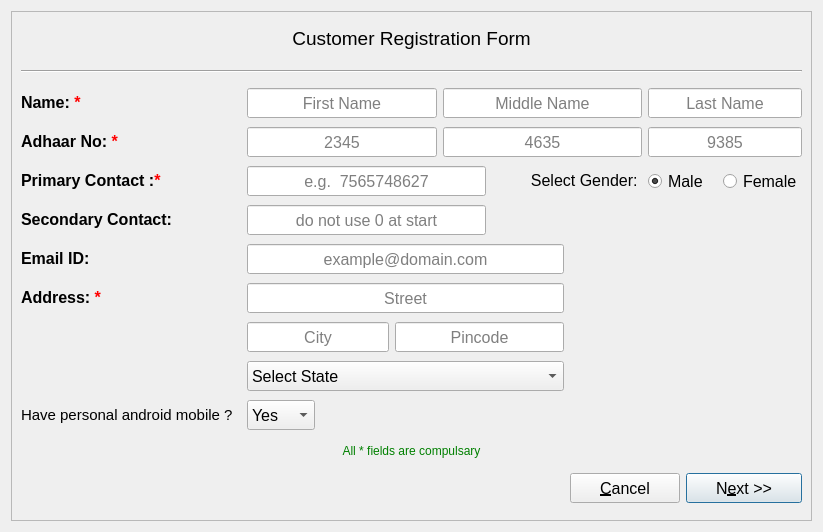
<?xml version="1.0" encoding="UTF-8"?>
<ui version="4.0">
 <class>Registration</class>
 <widget class="QWidget" name="Registration">
  <property name="geometry">
   <rect>
    <x>0</x>
    <y>0</y>
    <width>823</width>
    <height>532</height>
   </rect>
  </property>
  <property name="sizePolicy">
   <sizepolicy hsizetype="Preferred" vsizetype="Preferred">
    <horstretch>0</horstretch>
    <verstretch>0</verstretch>
   </sizepolicy>
  </property>
  <property name="minimumSize">
   <size>
    <width>720</width>
    <height>400</height>
   </size>
  </property>
  <property name="maximumSize">
   <size>
    <width>16777215</width>
    <height>16777215</height>
   </size>
  </property>
  <property name="sizeIncrement">
   <size>
    <width>0</width>
    <height>0</height>
   </size>
  </property>
  <property name="windowTitle">
   <string>Form</string>
  </property>
  <layout class="QGridLayout" name="gridLayout_2">
   <item row="0" column="0">
    <widget class="QScrollArea" name="scrollArea">
     <property name="sizePolicy">
      <sizepolicy hsizetype="Expanding" vsizetype="Expanding">
       <horstretch>0</horstretch>
       <verstretch>0</verstretch>
      </sizepolicy>
     </property>
     <property name="widgetResizable">
      <bool>true</bool>
     </property>
     <widget class="QWidget" name="scrollAreaWidgetContents">
      <property name="geometry">
       <rect>
        <x>0</x>
        <y>0</y>
        <width>803</width>
        <height>512</height>
       </rect>
      </property>
      <layout class="QGridLayout" name="gridLayout">
       <item row="0" column="0" colspan="10">
        <widget class="QLabel" name="label">
         <property name="sizePolicy">
          <sizepolicy hsizetype="Preferred" vsizetype="Fixed">
           <horstretch>0</horstretch>
           <verstretch>0</verstretch>
          </sizepolicy>
         </property>
         <property name="minimumSize">
          <size>
           <width>0</width>
           <height>30</height>
          </size>
         </property>
         <property name="maximumSize">
          <size>
           <width>16777215</width>
           <height>30</height>
          </size>
         </property>
         <property name="font">
          <font>
           <pointsize>14</pointsize>
          </font>
         </property>
         <property name="text">
          <string>&lt;html&gt;&lt;center&gt;&lt;p&gt;Customer Registration Form&lt;/p&gt;&lt;/center&gt;&lt;/html&gt;</string>
         </property>
        </widget>
       </item>
       <item row="1" column="0" colspan="10">
        <widget class="Line" name="hline">
         <property name="sizePolicy">
          <sizepolicy hsizetype="Preferred" vsizetype="Fixed">
           <horstretch>0</horstretch>
           <verstretch>0</verstretch>
          </sizepolicy>
         </property>
         <property name="minimumSize">
          <size>
           <width>0</width>
           <height>16</height>
          </size>
         </property>
         <property name="maximumSize">
          <size>
           <width>16777215</width>
           <height>16</height>
          </size>
         </property>
         <property name="orientation">
          <enum>Qt::Horizontal</enum>
         </property>
        </widget>
       </item>
       <item row="2" column="0">
        <widget class="QLabel" name="nameLabel">
         <property name="sizePolicy">
          <sizepolicy hsizetype="Preferred" vsizetype="Fixed">
           <horstretch>0</horstretch>
           <verstretch>0</verstretch>
          </sizepolicy>
         </property>
         <property name="minimumSize">
          <size>
           <width>150</width>
           <height>30</height>
          </size>
         </property>
         <property name="maximumSize">
          <size>
           <width>16777215</width>
           <height>30</height>
          </size>
         </property>
         <property name="font">
          <font>
           <pointsize>12</pointsize>
          </font>
         </property>
         <property name="text">
          <string>&lt;html&gt;&lt;p align=&quot;left&quot;&gt;&lt;b&gt;Name: &lt;font color=&quot;red&quot;&gt;*&lt;/font&gt;&lt;/b&gt;&lt;/p&gt;&lt;/html&gt;</string>
         </property>
         <property name="wordWrap">
          <bool>true</bool>
         </property>
         <property name="buddy">
          <cstring>firstNameEdit</cstring>
         </property>
        </widget>
       </item>
       <item row="2" column="1" colspan="3">
        <widget class="QLineEdit" name="firstNameEdit">
         <property name="sizePolicy">
          <sizepolicy hsizetype="Preferred" vsizetype="Fixed">
           <horstretch>0</horstretch>
           <verstretch>0</verstretch>
          </sizepolicy>
         </property>
         <property name="minimumSize">
          <size>
           <width>0</width>
           <height>30</height>
          </size>
         </property>
         <property name="maximumSize">
          <size>
           <width>16777215</width>
           <height>30</height>
          </size>
         </property>
         <property name="font">
          <font>
           <pointsize>12</pointsize>
          </font>
         </property>
         <property name="toolTip">
          <string>enter customer first name</string>
         </property>
         <property name="maxLength">
          <number>20</number>
         </property>
         <property name="alignment">
          <set>Qt::AlignCenter</set>
         </property>
         <property name="placeholderText">
          <string>First Name</string>
         </property>
         <property name="clearButtonEnabled">
          <bool>true</bool>
         </property>
        </widget>
       </item>
       <item row="2" column="4" colspan="3">
        <widget class="QLineEdit" name="middleNameEdit">
         <property name="sizePolicy">
          <sizepolicy hsizetype="Preferred" vsizetype="Fixed">
           <horstretch>0</horstretch>
           <verstretch>0</verstretch>
          </sizepolicy>
         </property>
         <property name="minimumSize">
          <size>
           <width>0</width>
           <height>30</height>
          </size>
         </property>
         <property name="maximumSize">
          <size>
           <width>16777215</width>
           <height>30</height>
          </size>
         </property>
         <property name="font">
          <font>
           <pointsize>12</pointsize>
          </font>
         </property>
         <property name="toolTip">
          <string>enter customer middle name</string>
         </property>
         <property name="maxLength">
          <number>20</number>
         </property>
         <property name="alignment">
          <set>Qt::AlignCenter</set>
         </property>
         <property name="placeholderText">
          <string>Middle Name</string>
         </property>
         <property name="clearButtonEnabled">
          <bool>true</bool>
         </property>
        </widget>
       </item>
       <item row="2" column="7" colspan="3">
        <widget class="QLineEdit" name="lastNameEdit">
         <property name="sizePolicy">
          <sizepolicy hsizetype="Preferred" vsizetype="Fixed">
           <horstretch>0</horstretch>
           <verstretch>0</verstretch>
          </sizepolicy>
         </property>
         <property name="minimumSize">
          <size>
           <width>0</width>
           <height>30</height>
          </size>
         </property>
         <property name="maximumSize">
          <size>
           <width>16777215</width>
           <height>30</height>
          </size>
         </property>
         <property name="font">
          <font>
           <pointsize>12</pointsize>
          </font>
         </property>
         <property name="toolTip">
          <string>enter customer last name</string>
         </property>
         <property name="maxLength">
          <number>20</number>
         </property>
         <property name="alignment">
          <set>Qt::AlignCenter</set>
         </property>
         <property name="placeholderText">
          <string>Last Name</string>
         </property>
         <property name="clearButtonEnabled">
          <bool>true</bool>
         </property>
        </widget>
       </item>
       <item row="3" column="0">
        <widget class="QLabel" name="adhaarLabel">
         <property name="sizePolicy">
          <sizepolicy hsizetype="Preferred" vsizetype="Fixed">
           <horstretch>0</horstretch>
           <verstretch>0</verstretch>
          </sizepolicy>
         </property>
         <property name="minimumSize">
          <size>
           <width>150</width>
           <height>30</height>
          </size>
         </property>
         <property name="maximumSize">
          <size>
           <width>16777215</width>
           <height>30</height>
          </size>
         </property>
         <property name="font">
          <font>
           <pointsize>12</pointsize>
          </font>
         </property>
         <property name="text">
          <string>&lt;html&gt;&lt;b&gt;&lt;p align=&quot;left&quot;&gt;Adhaar No: &lt;font color=&quot;red&quot;&gt;*&lt;/font&gt;&lt;/p&gt;&lt;/b&gt;&lt;/html&gt;</string>
         </property>
         <property name="wordWrap">
          <bool>true</bool>
         </property>
         <property name="buddy">
          <cstring>ad1Edit</cstring>
         </property>
        </widget>
       </item>
       <item row="3" column="1" colspan="3">
        <widget class="QLineEdit" name="ad1Edit">
         <property name="sizePolicy">
          <sizepolicy hsizetype="Preferred" vsizetype="Fixed">
           <horstretch>0</horstretch>
           <verstretch>0</verstretch>
          </sizepolicy>
         </property>
         <property name="minimumSize">
          <size>
           <width>100</width>
           <height>30</height>
          </size>
         </property>
         <property name="maximumSize">
          <size>
           <width>16777215</width>
           <height>30</height>
          </size>
         </property>
         <property name="font">
          <font>
           <pointsize>12</pointsize>
          </font>
         </property>
         <property name="toolTip">
          <string>enter customer's adhaar no</string>
         </property>
         <property name="maxLength">
          <number>4</number>
         </property>
         <property name="alignment">
          <set>Qt::AlignCenter</set>
         </property>
         <property name="placeholderText">
          <string>2345</string>
         </property>
         <property name="clearButtonEnabled">
          <bool>true</bool>
         </property>
        </widget>
       </item>
       <item row="3" column="4" colspan="3">
        <widget class="QLineEdit" name="ad2Edit">
         <property name="sizePolicy">
          <sizepolicy hsizetype="Preferred" vsizetype="Fixed">
           <horstretch>0</horstretch>
           <verstretch>0</verstretch>
          </sizepolicy>
         </property>
         <property name="minimumSize">
          <size>
           <width>100</width>
           <height>30</height>
          </size>
         </property>
         <property name="maximumSize">
          <size>
           <width>16777215</width>
           <height>30</height>
          </size>
         </property>
         <property name="font">
          <font>
           <pointsize>12</pointsize>
          </font>
         </property>
         <property name="toolTip">
          <string>enter customer's adhaar no</string>
         </property>
         <property name="maxLength">
          <number>4</number>
         </property>
         <property name="alignment">
          <set>Qt::AlignCenter</set>
         </property>
         <property name="placeholderText">
          <string>4635</string>
         </property>
         <property name="clearButtonEnabled">
          <bool>true</bool>
         </property>
        </widget>
       </item>
       <item row="3" column="7" colspan="3">
        <widget class="QLineEdit" name="ad3Edit">
         <property name="sizePolicy">
          <sizepolicy hsizetype="Preferred" vsizetype="Fixed">
           <horstretch>0</horstretch>
           <verstretch>0</verstretch>
          </sizepolicy>
         </property>
         <property name="minimumSize">
          <size>
           <width>100</width>
           <height>30</height>
          </size>
         </property>
         <property name="maximumSize">
          <size>
           <width>16777215</width>
           <height>30</height>
          </size>
         </property>
         <property name="font">
          <font>
           <pointsize>12</pointsize>
          </font>
         </property>
         <property name="toolTip">
          <string>enter customer's adhaar no</string>
         </property>
         <property name="maxLength">
          <number>4</number>
         </property>
         <property name="alignment">
          <set>Qt::AlignCenter</set>
         </property>
         <property name="placeholderText">
          <string>9385</string>
         </property>
         <property name="clearButtonEnabled">
          <bool>true</bool>
         </property>
        </widget>
       </item>
       <item row="4" column="0">
        <widget class="QLabel" name="pContactLabel">
         <property name="sizePolicy">
          <sizepolicy hsizetype="Preferred" vsizetype="Fixed">
           <horstretch>0</horstretch>
           <verstretch>0</verstretch>
          </sizepolicy>
         </property>
         <property name="minimumSize">
          <size>
           <width>150</width>
           <height>30</height>
          </size>
         </property>
         <property name="maximumSize">
          <size>
           <width>16777215</width>
           <height>30</height>
          </size>
         </property>
         <property name="font">
          <font>
           <pointsize>12</pointsize>
          </font>
         </property>
         <property name="text">
          <string>&lt;html&gt;&lt;b&gt;&lt;p align=&quot;left&quot;&gt;Primary Contact :&lt;font color=&quot;red&quot;&gt;*&lt;/font&gt;	&lt;/p&gt;&lt;/b&gt;&lt;/html&gt;</string>
         </property>
         <property name="wordWrap">
          <bool>true</bool>
         </property>
         <property name="buddy">
          <cstring>pContactEdit</cstring>
         </property>
        </widget>
       </item>
       <item row="4" column="1" colspan="4">
        <widget class="QLineEdit" name="pContactEdit">
         <property name="sizePolicy">
          <sizepolicy hsizetype="Preferred" vsizetype="Fixed">
           <horstretch>0</horstretch>
           <verstretch>0</verstretch>
          </sizepolicy>
         </property>
         <property name="minimumSize">
          <size>
           <width>0</width>
           <height>30</height>
          </size>
         </property>
         <property name="maximumSize">
          <size>
           <width>16777215</width>
           <height>30</height>
          </size>
         </property>
         <property name="font">
          <font>
           <pointsize>12</pointsize>
          </font>
         </property>
         <property name="toolTip">
          <string>enter primary contact no of customer</string>
         </property>
         <property name="maxLength">
          <number>13</number>
         </property>
         <property name="alignment">
          <set>Qt::AlignCenter</set>
         </property>
         <property name="placeholderText">
          <string>e.g.  7565748627</string>
         </property>
         <property name="clearButtonEnabled">
          <bool>true</bool>
         </property>
        </widget>
       </item>
       <item row="4" column="5" colspan="2">
        <widget class="QLabel" name="genderLabel">
         <property name="sizePolicy">
          <sizepolicy hsizetype="Preferred" vsizetype="Fixed">
           <horstretch>0</horstretch>
           <verstretch>0</verstretch>
          </sizepolicy>
         </property>
         <property name="minimumSize">
          <size>
           <width>150</width>
           <height>30</height>
          </size>
         </property>
         <property name="maximumSize">
          <size>
           <width>16777215</width>
           <height>30</height>
          </size>
         </property>
         <property name="font">
          <font>
           <pointsize>12</pointsize>
           <weight>50</weight>
           <bold>false</bold>
          </font>
         </property>
         <property name="text">
          <string>&lt;html&gt;&lt;p align=&quot;right&quot;&gt;Select Gender: &lt;/font&gt;&lt;/p&gt;&lt;/html&gt;</string>
         </property>
         <property name="alignment">
          <set>Qt::AlignRight|Qt::AlignTrailing|Qt::AlignVCenter</set>
         </property>
        </widget>
       </item>
       <item row="4" column="7" colspan="2">
        <widget class="QRadioButton" name="maleButton">
         <property name="sizePolicy">
          <sizepolicy hsizetype="Preferred" vsizetype="Fixed">
           <horstretch>0</horstretch>
           <verstretch>0</verstretch>
          </sizepolicy>
         </property>
         <property name="minimumSize">
          <size>
           <width>0</width>
           <height>30</height>
          </size>
         </property>
         <property name="maximumSize">
          <size>
           <width>16777215</width>
           <height>30</height>
          </size>
         </property>
         <property name="font">
          <font>
           <pointsize>12</pointsize>
           <weight>50</weight>
           <bold>false</bold>
          </font>
         </property>
         <property name="cursor">
          <cursorShape>PointingHandCursor</cursorShape>
         </property>
         <property name="toolTip">
          <string>male</string>
         </property>
         <property name="text">
          <string>Male</string>
         </property>
         <property name="iconSize">
          <size>
           <width>20</width>
           <height>20</height>
          </size>
         </property>
         <property name="checkable">
          <bool>true</bool>
         </property>
         <property name="checked">
          <bool>true</bool>
         </property>
        </widget>
       </item>
       <item row="4" column="9">
        <widget class="QRadioButton" name="femaleButton">
         <property name="sizePolicy">
          <sizepolicy hsizetype="Preferred" vsizetype="Fixed">
           <horstretch>0</horstretch>
           <verstretch>0</verstretch>
          </sizepolicy>
         </property>
         <property name="minimumSize">
          <size>
           <width>0</width>
           <height>30</height>
          </size>
         </property>
         <property name="maximumSize">
          <size>
           <width>16777215</width>
           <height>30</height>
          </size>
         </property>
         <property name="font">
          <font>
           <pointsize>12</pointsize>
           <weight>50</weight>
           <bold>false</bold>
          </font>
         </property>
         <property name="cursor">
          <cursorShape>PointingHandCursor</cursorShape>
         </property>
         <property name="toolTip">
          <string>female</string>
         </property>
         <property name="text">
          <string>Female</string>
         </property>
        </widget>
       </item>
       <item row="5" column="0">
        <widget class="QLabel" name="sContactLabel">
         <property name="sizePolicy">
          <sizepolicy hsizetype="Preferred" vsizetype="Fixed">
           <horstretch>0</horstretch>
           <verstretch>0</verstretch>
          </sizepolicy>
         </property>
         <property name="minimumSize">
          <size>
           <width>150</width>
           <height>30</height>
          </size>
         </property>
         <property name="maximumSize">
          <size>
           <width>16777215</width>
           <height>30</height>
          </size>
         </property>
         <property name="font">
          <font>
           <pointsize>12</pointsize>
          </font>
         </property>
         <property name="text">
          <string>&lt;html&gt;&lt;b&gt;&lt;p align=&quot;left&quot;&gt;Secondary Contact:  &lt;/p&gt;&lt;/b&gt;&lt;/html&gt;</string>
         </property>
         <property name="wordWrap">
          <bool>true</bool>
         </property>
         <property name="buddy">
          <cstring>sContactEdit</cstring>
         </property>
        </widget>
       </item>
       <item row="5" column="1" colspan="4">
        <widget class="QLineEdit" name="sContactEdit">
         <property name="sizePolicy">
          <sizepolicy hsizetype="Preferred" vsizetype="Fixed">
           <horstretch>0</horstretch>
           <verstretch>0</verstretch>
          </sizepolicy>
         </property>
         <property name="minimumSize">
          <size>
           <width>0</width>
           <height>30</height>
          </size>
         </property>
         <property name="maximumSize">
          <size>
           <width>16777215</width>
           <height>30</height>
          </size>
         </property>
         <property name="font">
          <font>
           <pointsize>12</pointsize>
          </font>
         </property>
         <property name="toolTip">
          <string>enter secondary contact of customer</string>
         </property>
         <property name="maxLength">
          <number>13</number>
         </property>
         <property name="alignment">
          <set>Qt::AlignCenter</set>
         </property>
         <property name="placeholderText">
          <string>do not use 0 at start</string>
         </property>
         <property name="clearButtonEnabled">
          <bool>true</bool>
         </property>
        </widget>
       </item>
       <item row="6" column="0">
        <widget class="QLabel" name="emailLabel">
         <property name="sizePolicy">
          <sizepolicy hsizetype="Preferred" vsizetype="Fixed">
           <horstretch>0</horstretch>
           <verstretch>0</verstretch>
          </sizepolicy>
         </property>
         <property name="minimumSize">
          <size>
           <width>150</width>
           <height>30</height>
          </size>
         </property>
         <property name="maximumSize">
          <size>
           <width>16777215</width>
           <height>30</height>
          </size>
         </property>
         <property name="font">
          <font>
           <pointsize>12</pointsize>
          </font>
         </property>
         <property name="text">
          <string>&lt;html&gt;&lt;b&gt;&lt;p align=&quot;left&quot;&gt;Email ID:	 &lt;/p&gt;&lt;/b&gt;&lt;/html&gt;</string>
         </property>
         <property name="wordWrap">
          <bool>true</bool>
         </property>
         <property name="buddy">
          <cstring>emailEdit</cstring>
         </property>
        </widget>
       </item>
       <item row="6" column="1" colspan="5">
        <widget class="QLineEdit" name="emailEdit">
         <property name="sizePolicy">
          <sizepolicy hsizetype="Preferred" vsizetype="Fixed">
           <horstretch>0</horstretch>
           <verstretch>0</verstretch>
          </sizepolicy>
         </property>
         <property name="minimumSize">
          <size>
           <width>0</width>
           <height>30</height>
          </size>
         </property>
         <property name="maximumSize">
          <size>
           <width>16777215</width>
           <height>30</height>
          </size>
         </property>
         <property name="font">
          <font>
           <pointsize>12</pointsize>
          </font>
         </property>
         <property name="toolTip">
          <string>enter email id of customer</string>
         </property>
         <property name="maxLength">
          <number>50</number>
         </property>
         <property name="alignment">
          <set>Qt::AlignCenter</set>
         </property>
         <property name="placeholderText">
          <string>example@domain.com</string>
         </property>
         <property name="clearButtonEnabled">
          <bool>true</bool>
         </property>
        </widget>
       </item>
       <item row="7" column="0">
        <widget class="QLabel" name="addressLabel">
         <property name="sizePolicy">
          <sizepolicy hsizetype="Preferred" vsizetype="Fixed">
           <horstretch>0</horstretch>
           <verstretch>0</verstretch>
          </sizepolicy>
         </property>
         <property name="minimumSize">
          <size>
           <width>150</width>
           <height>30</height>
          </size>
         </property>
         <property name="maximumSize">
          <size>
           <width>16777215</width>
           <height>30</height>
          </size>
         </property>
         <property name="font">
          <font>
           <pointsize>12</pointsize>
          </font>
         </property>
         <property name="text">
          <string>&lt;html&gt;&lt;b&gt;&lt;p align=&quot;left&quot;&gt;Address:  &lt;font color=&quot;red&quot;&gt;*&lt;/font&gt;&lt;/p&gt;&lt;/b&gt;&lt;/html&gt;</string>
         </property>
         <property name="wordWrap">
          <bool>true</bool>
         </property>
         <property name="buddy">
          <cstring>line1Edit</cstring>
         </property>
        </widget>
       </item>
       <item row="7" column="1" colspan="5">
        <widget class="QLineEdit" name="line1Edit">
         <property name="sizePolicy">
          <sizepolicy hsizetype="Preferred" vsizetype="Fixed">
           <horstretch>0</horstretch>
           <verstretch>0</verstretch>
          </sizepolicy>
         </property>
         <property name="minimumSize">
          <size>
           <width>0</width>
           <height>30</height>
          </size>
         </property>
         <property name="maximumSize">
          <size>
           <width>16777215</width>
           <height>30</height>
          </size>
         </property>
         <property name="font">
          <font>
           <pointsize>12</pointsize>
          </font>
         </property>
         <property name="toolTip">
          <string>enter address of customer</string>
         </property>
         <property name="maxLength">
          <number>40</number>
         </property>
         <property name="alignment">
          <set>Qt::AlignCenter</set>
         </property>
         <property name="placeholderText">
          <string>Street</string>
         </property>
         <property name="clearButtonEnabled">
          <bool>true</bool>
         </property>
        </widget>
       </item>
       <item row="8" column="1" colspan="2">
        <widget class="QLineEdit" name="line2Edit">
         <property name="sizePolicy">
          <sizepolicy hsizetype="Preferred" vsizetype="Fixed">
           <horstretch>0</horstretch>
           <verstretch>0</verstretch>
          </sizepolicy>
         </property>
         <property name="minimumSize">
          <size>
           <width>0</width>
           <height>30</height>
          </size>
         </property>
         <property name="maximumSize">
          <size>
           <width>16777215</width>
           <height>30</height>
          </size>
         </property>
         <property name="font">
          <font>
           <pointsize>12</pointsize>
          </font>
         </property>
         <property name="toolTip">
          <string>enter city of customer</string>
         </property>
         <property name="maxLength">
          <number>20</number>
         </property>
         <property name="alignment">
          <set>Qt::AlignCenter</set>
         </property>
         <property name="placeholderText">
          <string>City</string>
         </property>
         <property name="clearButtonEnabled">
          <bool>true</bool>
         </property>
        </widget>
       </item>
       <item row="8" column="3" colspan="3">
        <widget class="QLineEdit" name="pincodeEdit">
         <property name="sizePolicy">
          <sizepolicy hsizetype="Preferred" vsizetype="Fixed">
           <horstretch>0</horstretch>
           <verstretch>0</verstretch>
          </sizepolicy>
         </property>
         <property name="minimumSize">
          <size>
           <width>0</width>
           <height>30</height>
          </size>
         </property>
         <property name="maximumSize">
          <size>
           <width>16777215</width>
           <height>30</height>
          </size>
         </property>
         <property name="font">
          <font>
           <pointsize>12</pointsize>
          </font>
         </property>
         <property name="toolTip">
          <string>enter pincode of customer</string>
         </property>
         <property name="maxLength">
          <number>6</number>
         </property>
         <property name="alignment">
          <set>Qt::AlignCenter</set>
         </property>
         <property name="placeholderText">
          <string>Pincode</string>
         </property>
         <property name="clearButtonEnabled">
          <bool>true</bool>
         </property>
        </widget>
       </item>
       <item row="9" column="1" colspan="5">
        <widget class="QComboBox" name="stateBox">
         <property name="sizePolicy">
          <sizepolicy hsizetype="Preferred" vsizetype="Fixed">
           <horstretch>0</horstretch>
           <verstretch>0</verstretch>
          </sizepolicy>
         </property>
         <property name="minimumSize">
          <size>
           <width>0</width>
           <height>30</height>
          </size>
         </property>
         <property name="maximumSize">
          <size>
           <width>16777215</width>
           <height>30</height>
          </size>
         </property>
         <property name="font">
          <font>
           <pointsize>12</pointsize>
          </font>
         </property>
         <property name="cursor">
          <cursorShape>PointingHandCursor</cursorShape>
         </property>
         <property name="toolTip">
          <string>select state of customer</string>
         </property>
         <item>
          <property name="text">
           <string>Select State</string>
          </property>
         </item>
         <item>
          <property name="text">
           <string>Andhra Pradesh</string>
          </property>
         </item>
         <item>
          <property name="text">
           <string>Arunachal Pradesh</string>
          </property>
         </item>
         <item>
          <property name="text">
           <string>Assam</string>
          </property>
         </item>
         <item>
          <property name="text">
           <string>Bihar</string>
          </property>
         </item>
         <item>
          <property name="text">
           <string>Chhattisgarh</string>
          </property>
         </item>
         <item>
          <property name="text">
           <string>Goa</string>
          </property>
         </item>
         <item>
          <property name="text">
           <string>Gujarat</string>
          </property>
         </item>
         <item>
          <property name="text">
           <string>Haryana</string>
          </property>
         </item>
         <item>
          <property name="text">
           <string>Himachal Pradesh</string>
          </property>
         </item>
         <item>
          <property name="text">
           <string>Jammu &amp; Kashmir</string>
          </property>
         </item>
         <item>
          <property name="text">
           <string>Jharkhand</string>
          </property>
         </item>
         <item>
          <property name="text">
           <string>Karnataka</string>
          </property>
         </item>
         <item>
          <property name="text">
           <string>Kerala</string>
          </property>
         </item>
         <item>
          <property name="text">
           <string>Madhya Pradesh</string>
          </property>
         </item>
         <item>
          <property name="text">
           <string>Maharashtra</string>
          </property>
         </item>
         <item>
          <property name="text">
           <string>Manipur</string>
          </property>
         </item>
         <item>
          <property name="text">
           <string>Meghalaya</string>
          </property>
         </item>
         <item>
          <property name="text">
           <string>Mizoram</string>
          </property>
         </item>
         <item>
          <property name="text">
           <string>Nagaland</string>
          </property>
         </item>
         <item>
          <property name="text">
           <string>Odisha</string>
          </property>
         </item>
         <item>
          <property name="text">
           <string>Punjab</string>
          </property>
         </item>
         <item>
          <property name="text">
           <string>Rajasthan</string>
          </property>
         </item>
         <item>
          <property name="text">
           <string>Sikkim</string>
          </property>
         </item>
         <item>
          <property name="text">
           <string>Tamil Nadu</string>
          </property>
         </item>
         <item>
          <property name="text">
           <string>Telangana</string>
          </property>
         </item>
         <item>
          <property name="text">
           <string>Tripura</string>
          </property>
         </item>
         <item>
          <property name="text">
           <string>Uttarakhand</string>
          </property>
         </item>
         <item>
          <property name="text">
           <string>Uttar Pradesh</string>
          </property>
         </item>
         <item>
          <property name="text">
           <string>West Bengal</string>
          </property>
         </item>
        </widget>
       </item>
       <item row="10" column="0">
        <widget class="QLabel" name="androidLabel">
         <property name="sizePolicy">
          <sizepolicy hsizetype="Preferred" vsizetype="Fixed">
           <horstretch>0</horstretch>
           <verstretch>0</verstretch>
          </sizepolicy>
         </property>
         <property name="minimumSize">
          <size>
           <width>220</width>
           <height>30</height>
          </size>
         </property>
         <property name="maximumSize">
          <size>
           <width>16777215</width>
           <height>30</height>
          </size>
         </property>
         <property name="font">
          <font>
           <pointsize>11</pointsize>
          </font>
         </property>
         <property name="text">
          <string>&lt;html&gt;&lt;p align=&quot;left&quot;&gt;Have personal android mobile ?  &lt;/p&gt;&lt;/html&gt;</string>
         </property>
         <property name="wordWrap">
          <bool>true</bool>
         </property>
         <property name="buddy">
          <cstring>androidBox</cstring>
         </property>
        </widget>
       </item>
       <item row="10" column="1">
        <widget class="QComboBox" name="androidBox">
         <property name="sizePolicy">
          <sizepolicy hsizetype="Preferred" vsizetype="Fixed">
           <horstretch>0</horstretch>
           <verstretch>0</verstretch>
          </sizepolicy>
         </property>
         <property name="minimumSize">
          <size>
           <width>0</width>
           <height>30</height>
          </size>
         </property>
         <property name="maximumSize">
          <size>
           <width>16777215</width>
           <height>30</height>
          </size>
         </property>
         <property name="font">
          <font>
           <pointsize>12</pointsize>
          </font>
         </property>
         <property name="cursor">
          <cursorShape>PointingHandCursor</cursorShape>
         </property>
         <property name="toolTip">
          <string>select yes if customer have android mobile</string>
         </property>
         <item>
          <property name="text">
           <string>Yes</string>
          </property>
         </item>
         <item>
          <property name="text">
           <string>No</string>
          </property>
         </item>
        </widget>
       </item>
       <item row="10" column="2" colspan="4">
        <spacer name="horizontalSpacer_2">
         <property name="orientation">
          <enum>Qt::Horizontal</enum>
         </property>
         <property name="sizeHint" stdset="0">
          <size>
           <width>240</width>
           <height>20</height>
          </size>
         </property>
        </spacer>
       </item>
       <item row="11" column="0" colspan="10">
        <widget class="QLabel" name="errorLabel">
         <property name="sizePolicy">
          <sizepolicy hsizetype="Preferred" vsizetype="Fixed">
           <horstretch>0</horstretch>
           <verstretch>0</verstretch>
          </sizepolicy>
         </property>
         <property name="minimumSize">
          <size>
           <width>0</width>
           <height>25</height>
          </size>
         </property>
         <property name="maximumSize">
          <size>
           <width>16777215</width>
           <height>25</height>
          </size>
         </property>
         <property name="font">
          <font>
           <pointsize>9</pointsize>
          </font>
         </property>
         <property name="styleSheet">
          <string notr="true"/>
         </property>
         <property name="text">
          <string>&lt;html&gt;&lt;p align=&quot;center&quot;&gt;&lt;font color=&quot;green&quot; &gt;All * fields are compulsary&lt;/font&gt;&lt;/p&gt;&lt;/html&gt;</string>
         </property>
         <property name="wordWrap">
          <bool>true</bool>
         </property>
        </widget>
       </item>
       <item row="12" column="0" colspan="6">
        <spacer name="horizontalSpacer">
         <property name="orientation">
          <enum>Qt::Horizontal</enum>
         </property>
         <property name="sizeHint" stdset="0">
          <size>
           <width>543</width>
           <height>20</height>
          </size>
         </property>
        </spacer>
       </item>
       <item row="12" column="6" colspan="2">
        <widget class="QPushButton" name="cancelButton">
         <property name="sizePolicy">
          <sizepolicy hsizetype="Preferred" vsizetype="Fixed">
           <horstretch>0</horstretch>
           <verstretch>0</verstretch>
          </sizepolicy>
         </property>
         <property name="minimumSize">
          <size>
           <width>0</width>
           <height>30</height>
          </size>
         </property>
         <property name="maximumSize">
          <size>
           <width>16777215</width>
           <height>30</height>
          </size>
         </property>
         <property name="font">
          <font>
           <pointsize>12</pointsize>
          </font>
         </property>
         <property name="cursor">
          <cursorShape>PointingHandCursor</cursorShape>
         </property>
         <property name="toolTip">
          <string>press cancel to cancel registration of customer</string>
         </property>
         <property name="text">
          <string>&amp;Cancel</string>
         </property>
         <property name="shortcut">
          <string>Esc</string>
         </property>
        </widget>
       </item>
       <item row="12" column="8" colspan="2">
        <widget class="QPushButton" name="nextButton">
         <property name="sizePolicy">
          <sizepolicy hsizetype="Preferred" vsizetype="Fixed">
           <horstretch>0</horstretch>
           <verstretch>0</verstretch>
          </sizepolicy>
         </property>
         <property name="minimumSize">
          <size>
           <width>0</width>
           <height>30</height>
          </size>
         </property>
         <property name="maximumSize">
          <size>
           <width>16777215</width>
           <height>30</height>
          </size>
         </property>
         <property name="font">
          <font>
           <pointsize>12</pointsize>
          </font>
         </property>
         <property name="cursor">
          <cursorShape>PointingHandCursor</cursorShape>
         </property>
         <property name="toolTip">
          <string>press next to continue registeration</string>
         </property>
         <property name="text">
          <string>N&amp;ext &gt;&gt;</string>
         </property>
         <property name="shortcut">
          <string>Ctrl+S</string>
         </property>
         <property name="autoDefault">
          <bool>true</bool>
         </property>
         <property name="default">
          <bool>true</bool>
         </property>
         <property name="flat">
          <bool>false</bool>
         </property>
        </widget>
       </item>
      </layout>
     </widget>
    </widget>
   </item>
  </layout>
 </widget>
 <tabstops>
  <tabstop>firstNameEdit</tabstop>
  <tabstop>middleNameEdit</tabstop>
  <tabstop>lastNameEdit</tabstop>
  <tabstop>ad1Edit</tabstop>
  <tabstop>ad2Edit</tabstop>
  <tabstop>ad3Edit</tabstop>
  <tabstop>pContactEdit</tabstop>
  <tabstop>sContactEdit</tabstop>
  <tabstop>emailEdit</tabstop>
  <tabstop>line1Edit</tabstop>
  <tabstop>line2Edit</tabstop>
  <tabstop>pincodeEdit</tabstop>
  <tabstop>stateBox</tabstop>
  <tabstop>androidBox</tabstop>
  <tabstop>nextButton</tabstop>
  <tabstop>cancelButton</tabstop>
  <tabstop>maleButton</tabstop>
  <tabstop>femaleButton</tabstop>
 </tabstops>
 <resources/>
 <connections/>
</ui>
